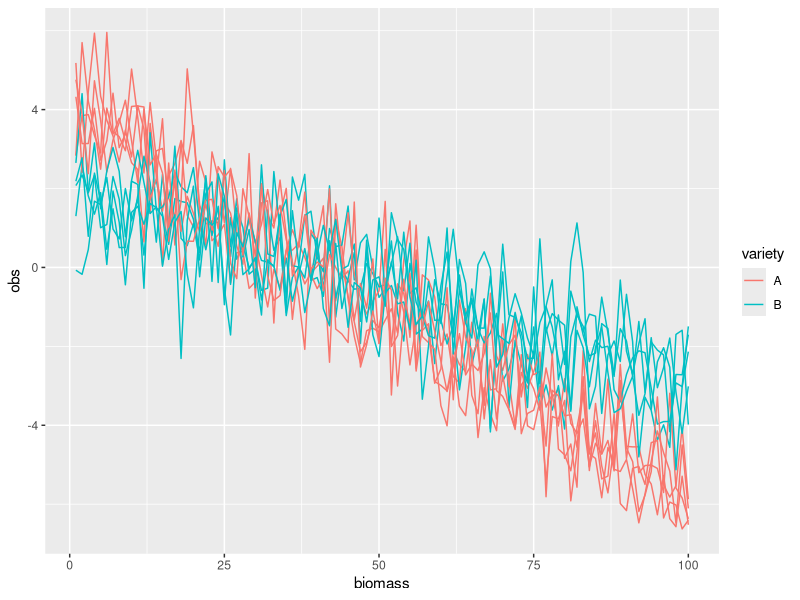
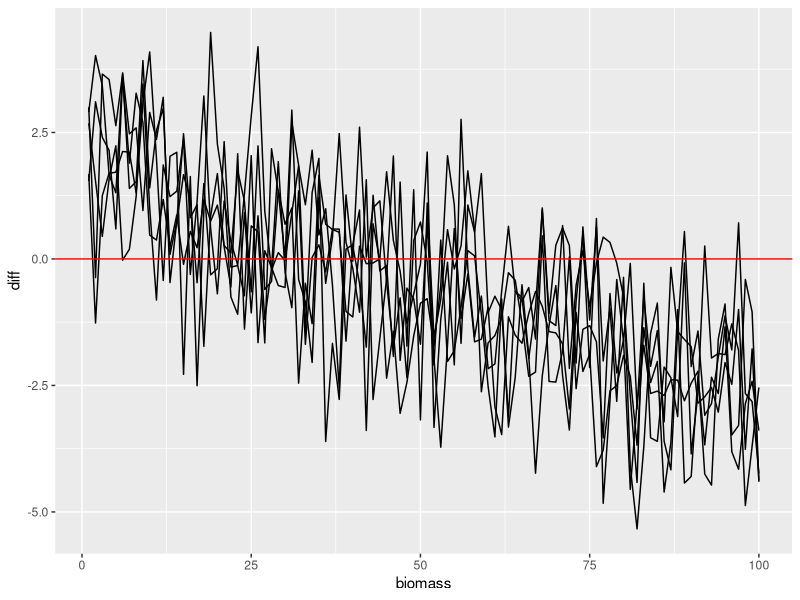

Recreate these plots in R, in order.
library(tidyverse)

d <- expand_grid(variety = c("A", "B"), biomass = 1:100, draw = 1:5)
d <- d %>% 
  mutate(mu = case_when(
    variety == "A" ~ 4,
    TRUE ~ 2
  )) %>% 
  mutate(beta = case_when(
    variety == "A" ~ -0.1,
    TRUE ~ -0.05
  )) %>% 
  rowwise() %>% 
  mutate(obs = rnorm(1, mean = mu+beta*biomass))



# just plotting the curves
d %>% 
  ggplot(aes(x = biomass, y = obs, color = variety, group = interaction(variety, draw))) +
  geom_line()

# plotting the differences
d %>% 
  select(-mu, -beta) %>% 
  pivot_wider(names_from = variety, values_from = obs) %>% 
  mutate(diff = A - B) %>% 
  ggplot(aes(x = biomass, y = diff, group = draw)) +
  geom_line() +
  geom_hline(yintercept = 0, color = "red")
